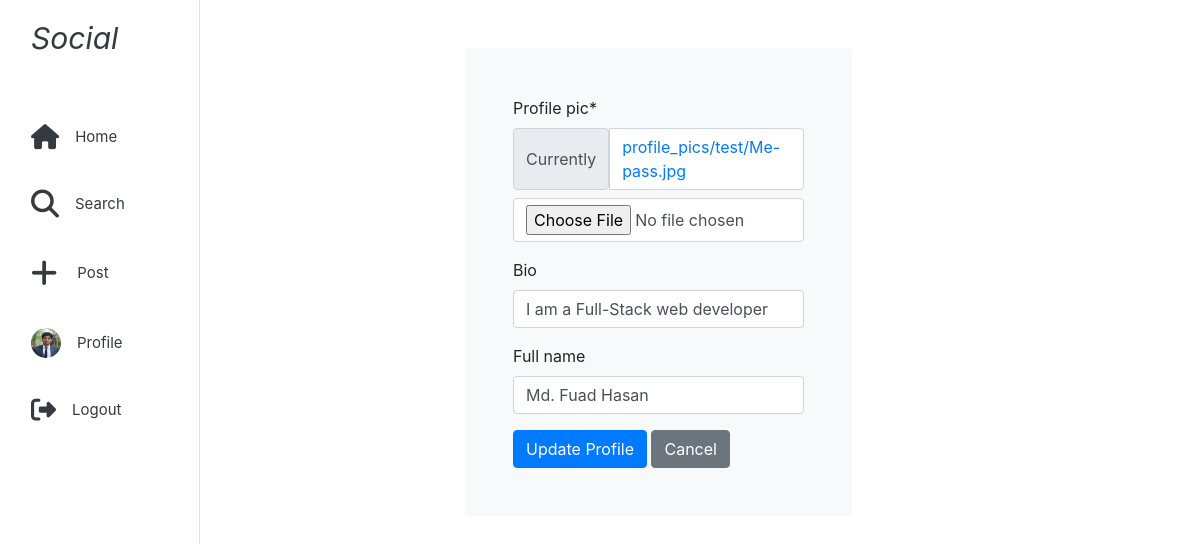
The page /accounts/edit-profile/ (signed in) on the database as committed earlier.
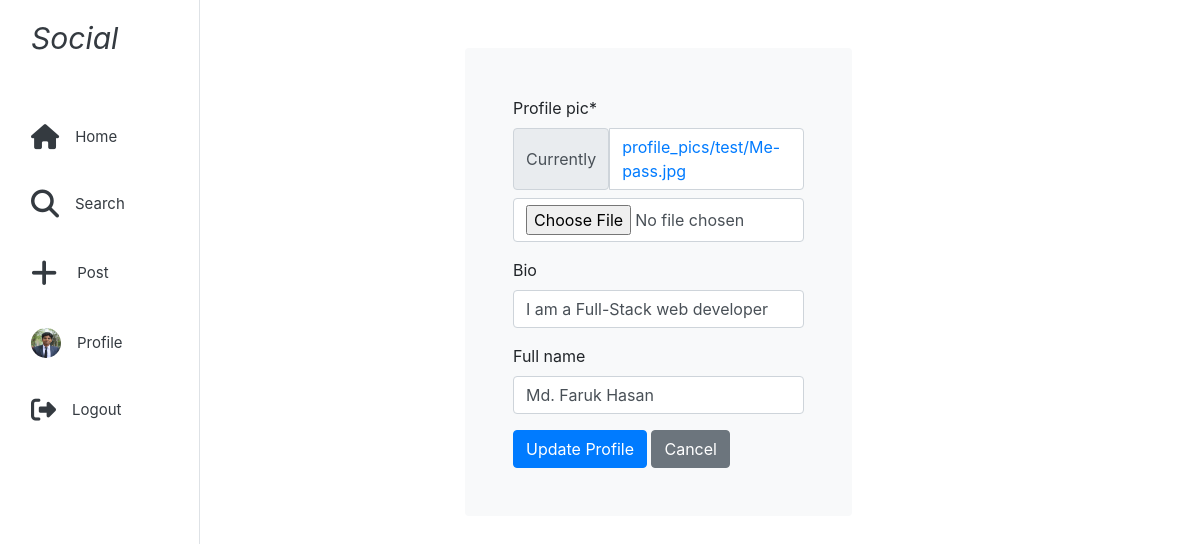
The same page on the database as committed later.
### account/models.py (models this page shows, shortened)
class SocialUser(AbstractBaseUser, PermissionsMixin):
    email = models.EmailField(
        max_length=255,
        unique=True,
    )
    roll = models.CharField(max_length=15, unique=True)
    username = models.CharField(max_length=50, unique=True)
    is_active = models.BooleanField(default=True)
    is_superuser = models.BooleanField(default=False)
    is_staff = models.BooleanField(default=False)
    objects = SocialUserManager()
    USERNAME_FIELD = "email"
    REQUIRED_FIELDS = ["roll", "username"]

class UserProfile(models.Model):
    user = models.OneToOneField(SocialUser, on_delete=models.CASCADE, related_name='profile')
    profile_pic = models.ImageField(upload_to=upload_profile_pic, default='default.jpg')
    bio = models.CharField(max_length=100, blank=True, null=True)
    full_name = models.CharField(max_length=100, blank=True, null=True)

### account/views.py (the view)
# urls.py: path('edit-profile/', views.edit_profile, name='edit_profile'),
@login_required
def edit_profile(request):
    try:
        user_profile = request.user.profile
    except UserProfile.DoesNotExist:
        user_profile = UserProfile(user = request.user)
    form = EditProfileForm(instance=user_profile)
    if request.method == 'POST':
        form = EditProfileForm(request.POST, request.FILES,instance=user_profile)
        if form.is_valid():
            form.save(commit=True)
            return HttpResponseRedirect(reverse('account:profile'))
    return render(request, 'edit_profile.html', context={'form':form})

### account/forms.py
class EditProfileForm(forms.ModelForm):
    class Meta:
        model = UserProfile
        fields =('profile_pic', 'bio', 'full_name')

### account/templates/edit_profile.html (shortened to what this page needs)
{% extends 'navbar.html' %}
{% load static %}
{% load crispy_forms_tags %}
{% block body %}
<div class="container-md mt-5">
    <div class="row">
        <div class="col-md-3">
        </div>
        <div class="col-md-5">
            <div class="shadow-lg p-5 mb-5 bg-light rounded">
                <form action="" method="POST" enctype="multipart/form-data">
                    {{form|crispy}}
                    <button type="submit" class="btn btn-primary">Update Profile</button>
                    <a href="{% url 'account:profile' %}"><button type="button" class="btn btn-secondary">Cancel</button></a>
                </form>
            </div>
        </div>
    </div>
</div>
{% endblock %}

### templates/navbar.html (shortened to what this page needs)
<!DOCTYPE html>
{% load static %}
<html lang="en">
  <head>
    <link
      rel="stylesheet"
      href="https://cdn.jsdelivr.net/npm/bootstrap@4.0.0/dist/css/bootstrap.min.css"
    />
  </head>
  <body>
    <div class="container-fluid ">
      <div class="row flex-nowrap ">
        <div class="d-none d-md-block  col-auto col-md-1 col-xl-2 sticky-top  border-right" style="height: 100vh;">
          <div class="">
            <ul class="nav nav-pills flex-column mt-2 text-dark">
              <li class="nav-item  mb-5">
                <a href="{% url 'home' %}" class="nav-link text-dark">
                  <span class="d-none d-xl-inline font-italic" style="font-size: 30px;">Social</span>
                </a>
              </li>
              <li class="nav-item mb-4">
                <a href="{% url 'home' %}" class="nav-link text-dark d-flex align-items-center" style="font-size: 15px;">
                  <i class="fa fa-home " style="font-size: 25px; margin-right: 16px;"></i>
                  <span class="d-none d-xl-inline  ">Home</span>
                </a>
              </li>
              <li class="nav-item mb-4">
                <a href="{% url 'home' %}" class="nav-link text-dark d-flex align-items-center" style="font-size: 15px;" data-toggle="modal" data-target="#exampleModal">
                  <i class="fa-solid fa-magnifying-glass" style="font-size: 28px; margin-right: 16px;"></i>
                  <span class="d-none d-xl-inline  ">Search</span>
                </a>
              </li>
              <li class="nav-item mb-4">
                <a href="{% url 'post:upload' %}" class="nav-link text-dark d-flex align-items-center" style="font-size: 15px; cursor: pointer;" >
                  <i class="fa-solid fa-plus" style="font-size: 30px; margin-right: 20px;"></i>
                  <span class="d-none d-xl-inline  ">Post</span>
                </a>
              </li>
              <li class="nav-item mb-4">
                <a href="{% url 'account:profile' %}" class="nav-link text-dark d-flex align-items-center" style="font-size: 15px;">
                  {% if user.profile.profile_pic %}
                    <img src="/media/{{user.profile.profile_pic}}" height="30" width="30" style="margin-right: 16px;" alt="" srcset="" class="rounded-circle">
                  {% else %}
                    <i class="fa-solid fa-user" style="font-size: 25px;margin-right: 20px;"></i>
                  {% endif %}
                  <span class="d-none d-xl-inline  ">Profile</span>
                </a>
              </li>
              <li class="nav-item mb-4">
                <a href="{% url 'account:logout' %}" class="nav-link text-dark d-flex align-items-center" style="font-size: 15px;">
                  <i class="fa fa-sign-out " style="font-size: 25px;margin-right: 16px;" aria-hidden="true"></i>
                  <span class="d-none d-xl-inline ">Logout</span>
                </a>
              </li>
            </ul>
          </div>
        </div>
        <div class="col-12 col-md-11 col-xl-10">{% block body %} {% endblock%}</div>
      </div>
    </div>
  </body>
</html>

Rows that differ between the two databases and show on the page:
changed UserProfile "I am a Full-Stack web developer": full_name "Md. Fuad Hasan" → "Md. Faruk Hasan"
